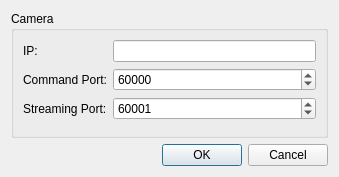
<?xml version="1.0" encoding="UTF-8"?>
<ui version="4.0">
 <class>Dialog</class>
 <widget class="QDialog" name="Dialog">
  <property name="geometry">
   <rect>
    <x>0</x>
    <y>0</y>
    <width>339</width>
    <height>177</height>
   </rect>
  </property>
  <property name="windowTitle">
   <string>Dialog</string>
  </property>
  <layout class="QVBoxLayout" name="verticalLayout">
   <item>
    <widget class="QGroupBox" name="groupBox">
     <property name="title">
      <string>Camera</string>
     </property>
     <layout class="QFormLayout" name="formLayout">
      <item row="0" column="0">
       <widget class="QLabel" name="label">
        <property name="text">
         <string>IP:</string>
        </property>
       </widget>
      </item>
      <item row="0" column="1">
       <widget class="QLineEdit" name="lineEdit_IP"/>
      </item>
      <item row="1" column="0">
       <widget class="QLabel" name="label_2">
        <property name="text">
         <string>Command Port:</string>
        </property>
       </widget>
      </item>
      <item row="1" column="1">
       <widget class="QSpinBox" name="spinBox_CommandPort">
        <property name="maximum">
         <number>65535</number>
        </property>
        <property name="value">
         <number>60000</number>
        </property>
       </widget>
      </item>
      <item row="2" column="0">
       <widget class="QLabel" name="label_3">
        <property name="text">
         <string>Streaming Port:</string>
        </property>
       </widget>
      </item>
      <item row="2" column="1">
       <widget class="QSpinBox" name="spinBox_StreamingPort">
        <property name="maximum">
         <number>65535</number>
        </property>
        <property name="value">
         <number>60001</number>
        </property>
       </widget>
      </item>
     </layout>
    </widget>
   </item>
   <item>
    <widget class="QDialogButtonBox" name="buttonBox">
     <property name="orientation">
      <enum>Qt::Horizontal</enum>
     </property>
     <property name="standardButtons">
      <set>QDialogButtonBox::Cancel|QDialogButtonBox::Ok</set>
     </property>
    </widget>
   </item>
  </layout>
 </widget>
 <resources/>
 <connections>
  <connection>
   <sender>buttonBox</sender>
   <signal>accepted()</signal>
   <receiver>Dialog</receiver>
   <slot>accept()</slot>
   <hints>
    <hint type="sourcelabel">
     <x>248</x>
     <y>254</y>
    </hint>
    <hint type="destinationlabel">
     <x>157</x>
     <y>274</y>
    </hint>
   </hints>
  </connection>
  <connection>
   <sender>buttonBox</sender>
   <signal>rejected()</signal>
   <receiver>Dialog</receiver>
   <slot>reject()</slot>
   <hints>
    <hint type="sourcelabel">
     <x>316</x>
     <y>260</y>
    </hint>
    <hint type="destinationlabel">
     <x>286</x>
     <y>274</y>
    </hint>
   </hints>
  </connection>
 </connections>
</ui>
